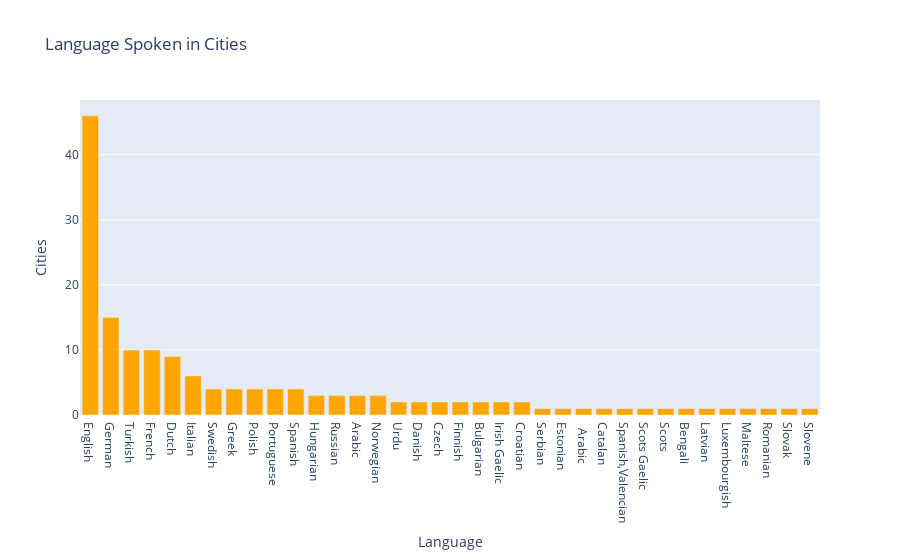

Notebook source saved alongside this figure:
### Code cell
fig = px.bar(
    x=lang_counts.index,
    y=lang_counts.values,
    labels={'x': 'Language', 'y': 'Cities'},
    title='Language Spoken in Cities',
    color_discrete_sequence=['orange']
)
fig.show()

### Figure 1 — Plotly figure (JSON) as saved in the notebook; plotly's stock layout.template omitted (floating-point values rounded to 4 significant figures)
{"data": [{"hovertemplate": "Language=%{x}<br>Cities=%{y}<extra></extra>", "legendgroup": "", "marker": {"color": "orange", "pattern": {"shape": ""}}, "name": "", "orientation": "v", "showlegend": false, "textposition": "auto", "type": "bar", "x": ["English", "German", "Turkish", "French", "Dutch", "Italian", "Swedish", "Greek", "Polish", "Portuguese", "Spanish", "Hungarian", "Russian", "Arabic", "Norwegian", "Urdu", "Danish", "Czech", "Finnish", "Bulgarian", "Irish Gaelic", "Croatian", "Serbian", "Estonian", "  Arabic", "Catalan", "Spanish,Valencian", "Scots Gaelic", "Scots", "Bengali", "Latvian", "Luxembourgish", "Maltese", "Romanian", "Slovak", "Slovene"], "xaxis": "x", "y": [46, 15, 10, 10, 9, 6, 4, 4, 4, 4, 4, 3, 3, 3, 3, 2, 2, 2, 2, 2, 2, 2, 1, 1, 1, 1, 1, 1, 1, 1, 1, 1, 1, 1, 1, 1], "yaxis": "y"}], "layout": {"barmode": "relative", "legend": {"tracegroupgap": 0}, "title": {"text": "Language Spoken in Cities"}, "xaxis": {"anchor": "y", "domain": [0, 1], "title": {"text": "Language"}}, "yaxis": {"anchor": "x", "domain": [0, 1], "title": {"text": "Cities"}}}}
